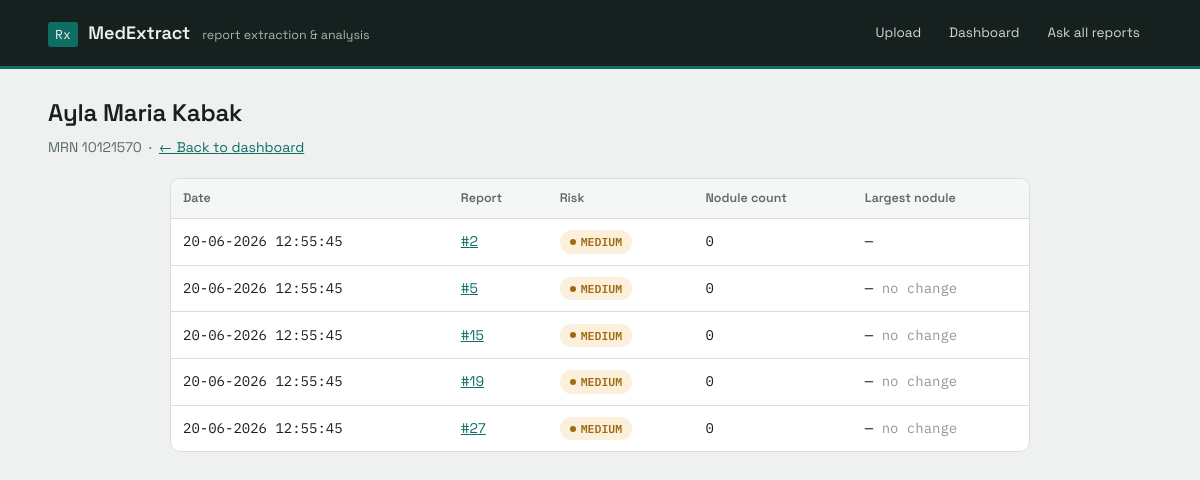
/trend/10121570, run on the app's committed database.
### tables this page shows
CREATE TABLE reports (
                id INTEGER PRIMARY KEY AUTOINCREMENT,
                original_filename TEXT,
                patient_name TEXT,
                mrn TEXT,
                age_gender TEXT,
                procedure_date TEXT,
                facility TEXT,
                extraction_method TEXT,
                ocr_confidence REAL,
                content_hash TEXT,
                report_json TEXT,
                extracted_text TEXT,
                risk_level TEXT,
                risk_flags TEXT,
                created_at TEXT
            );

### app.py (the view)
@app.route("/trend/<mrn>")
def trend(mrn):
    reports = database.get_reports_by_mrn(mrn)
    trend_rows = []
    previous_largest = None
    for row in reports:
        report_data = json.loads(row["report_json"])
        nodules = report_data.get("nodules", [])
        sizes = [
            risk_analyzer._max_dimension_cm(n.get("size", ""))
            for n in nodules
        ]
        largest = max(sizes) if sizes else 0
        change = None
        if previous_largest is not None:
            if largest > previous_largest:
                change = "up"
            elif largest < previous_largest:
                change = "down"
            else:
                change = "same"
        trend_rows.append({
            "id": row["id"],
            "procedure_date": row["procedure_date"],
            "risk_level": row["risk_level"],
            "nodule_count": len(nodules),
            "largest_nodule_size": (
                "{} cm".format(largest) if largest else None
            ),
            "change": change,
        })
        previous_largest = largest
    patient_name = reports[0]["patient_name"] if reports else None
    return render_template(
        "trend.html",
        mrn=mrn,
        patient_name=patient_name,
        reports=reports,
        trend_rows=trend_rows,
    )

### database.py (called while the page is built)
def get_connection():
    conn = sqlite3.connect(DB_PATH)
    conn.row_factory = sqlite3.Row
    return conn

def get_reports_by_mrn(mrn):
    if not mrn:
        return []
    conn = get_connection()
    try:
        rows = conn.execute(
            "SELECT * FROM reports WHERE mrn = ? ORDER BY id ASC", (mrn,)
        ).fetchall()
        return [dict(r) for r in rows]
    finally:
        conn.close()

### templates/trend.html (shortened to what this page needs)
<!DOCTYPE html>
<html lang="en">
<head>
    <link rel="stylesheet" href="{{ url_for('static', filename='css/main.css') }}">
</head>
<body>
    {% include "_nav.html" %}
    <div class="page-head">
        <h1>{{ patient_name or mrn }}</h1>
        <p>MRN <span class="data">{{ mrn }}</span> &nbsp;·&nbsp; <a href="/dashboard">&larr; Back to dashboard</a></p>
    </div>
    <div class="container container-narrow">
        <div class="card card-flush">
            <div class="table-wrapper">
                <table>
                    <tr><th>Date</th><th>Report</th><th>Risk</th><th>Nodule count</th><th>Largest nodule</th></tr>
                    {% for row in trend_rows %}
                    <tr>
                        <td class="data">{{ row.procedure_date or '—' }}</td>
                        <td><a href="/report/{{ row.id }}">#{{ row.id }}</a></td>
                        <td><span class="badge badge-{{ row.risk_level }}">{{ row.risk_level }}</span></td>
                        <td class="data">{{ row.nodule_count }}</td>
                        <td class="data">
                            {{ row.largest_nodule_size or '—' }}
                            {% if row.change == 'up' %}<span class="change-up">&uarr; increased</span>
                            {% elif row.change == 'down' %}<span class="change-down">&darr; decreased</span>
                            {% elif row.change == 'same' %}<span class="change-same">no change</span>
                            {% endif %}
                        </td>
                    </tr>
                    {% endfor %}
                </table>
            </div>
        </div>
    </div>
</body>
</html>

### static/css/main.css (style rules this page uses)
:root { --paper: #eef1ef; --surface: #ffffff; --surface-sunken: #f5f7f6; --ink: #16211f; --ink-muted: #5b6b68; --ink-faint: #8b9a97; --line: #d9dedb; --line-strong: #b7c0bd; --accent: #0f6d63; --accent-strong: #0a5049; --accent-tint: #e2f0ee; --risk-low: #2f7d5c; --risk-low-tint: #e4f3ec; --risk-medium: #a16a12; --risk-medium-tint: #faf0dc; --risk-high: #b23a3a; --risk-high-tint: #fbe9e9; --risk-info: #3d5a8a; --risk-info-tint: #e8edf7; --font-ui: "Space Grotesk", "Helvetica Neue", Arial, sans-serif; --font-data: "IBM Plex Mono", "SFMono-Regular", Consolas, monospace; --radius-sm: 3px; --radius-md: 8px; --radius-lg: 10px; }
* { box-sizing: border-box; }
html { -webkit-font-smoothing: antialiased; }
body { margin: 0; font-family: var(--font-ui); background: var(--paper); color: var(--ink); font-size: 15px; line-height: 1.5; }
a { color: var(--accent); }
.page-head { width: 92%; max-width: 1180px; margin: 26px auto 6px; }
.page-head h1 { margin: 0; font-size: 24px; font-weight: 600; letter-spacing: -0.01em; }
.page-head p { margin: 6px 0 0; color: var(--ink-muted); font-size: 14px; }
.container { width: 92%; max-width: 1180px; margin: 20px auto 60px; }
.container-narrow { max-width: 860px; }
.card { background: var(--surface); border: 1px solid var(--line); border-radius: var(--radius-lg); padding: 22px; margin-bottom: 18px; }
.card-flush { padding: 0; overflow: hidden; }
.table-wrapper { overflow-x: auto; }
table { width: 100%; border-collapse: collapse; }
th { text-align: left; background: var(--surface-sunken); color: var(--ink-muted); font-size: 12.5px; font-weight: 600; padding: 10px 12px; border-bottom: 1px solid var(--line); }
td { padding: 11px 12px; border-bottom: 1px solid var(--line); font-size: 14px; }
td.data, td a.data { font-family: var(--font-data); }
tr:last-child td { border-bottom: none; }
.badge { display: inline-flex; align-items: center; gap: 5px; padding: 3px 10px; border-radius: 20px; font-size: 11.5px; font-weight: 600; font-family: var(--font-data); white-space: nowrap; }
.badge::before { content: ""; width: 6px; height: 6px; border-radius: 50%; background: currentColor; }
.badge-MEDIUM { background: var(--risk-medium-tint); color: var(--risk-medium); }
.change-same { color: var(--ink-faint); }

### data on the page
reports: patient_name "Ayla Maria Kabak", procedure_date "20-06-2026 12:55:45", id "2", risk_level "MEDIUM", nodule_count "0", largest_nodule_size "—"
reports: procedure_date "20-06-2026 12:55:45", id "5", risk_level "MEDIUM", nodule_count "0", largest_nodule_size "—", shows "no change"
reports: procedure_date "20-06-2026 12:55:45", id "15", risk_level "MEDIUM", nodule_count "0", largest_nodule_size "—", shows "no change"
reports: procedure_date "20-06-2026 12:55:45", id "19", risk_level "MEDIUM", nodule_count "0", largest_nodule_size "—", shows "no change"
reports: procedure_date "20-06-2026 12:55:45", id "27", risk_level "MEDIUM", nodule_count "0", largest_nodule_size "—", shows "no change"

### other printed values
{{ mrn }} "10121570"
